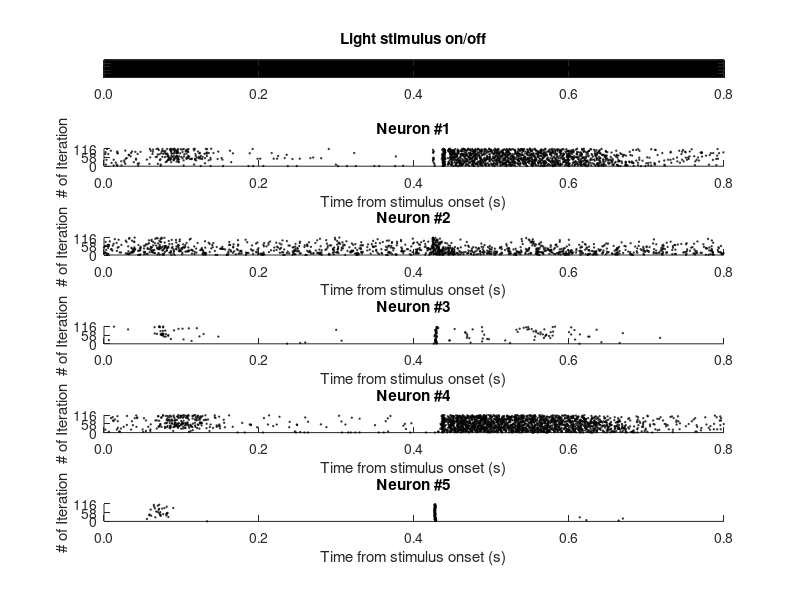

Recreate this plot in MATLAB. (Note: this script raises an error after producing the figure.)
clc;
close all;
clear all;

if ((~exist('StimTime','var')) || (~exist('TT','var')))
    load('SpikeTimeFFFONOFF.mat')
end

INTERACTIVE = 0;

%{
TT(i): contains data recorded from neuron i.
TT(i).sp: the times of the APs
a. times are in 1/10^4 second
b. from the onset of the experiment

StimTime: the time that the light was set to OFF, after the experiment
        onset.
StimTime(i) = the was set to OFF on the i^th iteration
StimTime(i)+10^5 = the was set back to ON on the i^th iteration

%}

NUM_OF_NEURONS=length(TT);
DELAY_TO_ON=10000;
STIMULUS_WINDOW = 20000;
ITERATIONS = length(StimTime); 

%figureEx('Custom', 'Maximize');

%% plot Light stimulus bars
subplot(NUM_OF_NEURONS+1,1,1);
onOffData = zeros(STIMULUS_WINDOW,1);
onOffData(1:DELAY_TO_ON)=1;
h1=bar(onOffData,'y');
hold on;
onOffData(1:DELAY_TO_ON)=0;
onOffData(DELAY_TO_ON+1:STIMULUS_WINDOW)=1;
h2=bar(onOffData);
set(h2,'FaceColor','k','EdgeColor','k');
axis([0 STIMULUS_WINDOW 0 1])
set(gca,'XTickLabel',sprintf('%1.1f|',0:0.2:2));
set(gca,'YTickLabel','');
title('Light stimulus on/off');

%% plot neurons data
for iNeuron=1:NUM_OF_NEURONS
    
    subplot(NUM_OF_NEURONS+1,1,iNeuron+1);
    title(sprintf('Neuron #%d', iNeuron));
    
    hold on
    
    ylabel('# of Iteration')
    xlabel('Time from stimulus onset (s)')
    axis([0 STIMULUS_WINDOW 0 ITERATIONS])
    set(gca,'XTickLabel',sprintf('%1.1f|',0:0.2:2))
    
    timeOfAPs=TT(iNeuron).sp;
    
    for iIteration=1:ITERATIONS
        currentOff = StimTime(iIteration);
        On_onset = currentOff-DELAY_TO_ON;
        nextOn_onset = currentOff+DELAY_TO_ON;
        
        %{
        Change from time scale into discrete indexes and 
        filter by AP occurences
        
        logical() is required to transform binary vector to a valid filter.
        %}
        indexes = 1:length(timeOfAPs);
        filter = logical(timeOfAPs(:,1) >= On_onset & timeOfAPs(:,1) < nextOn_onset);
        indexesOfAPs = indexes(filter);
        
        %normalize: as timespan started from the current On onset
        normalizedOff_onset = currentOff-On_onset;
                
        %we have any APs
        if(~isempty(indexesOfAPs))
            %normalize the APs
            normalizedAPs = timeOfAPs(indexesOfAPs)-On_onset;
            
            indexes = 1:length(normalizedAPs);
            
            indexesOn = indexes(normalizedAPs(:) < normalizedOff_onset);
            scatter(normalizedAPs(indexesOn), ...
                ones(length(normalizedAPs(indexesOn)),1)*iIteration,...
                1,'k');
            
            indexesOff = indexes(normalizedAPs(:) >= normalizedOff_onset);
            scatter(normalizedAPs(indexesOff), ...
                ones(length(normalizedAPs(indexesOff)),1)*iIteration, ...
                1,'k');
        end
                
        %move to next chunk
        On_onset = nextOn_onset;
        
        if (INTERACTIVE)
            if (~mod(iIteration,10))
                drawnow;
            end
        else
            if (~mod(iIteration,10))
                fprintf('[n=%d,i=%d/%d] plotting ...\n', ...
                    iNeuron, iIteration, ITERATIONS);
            end
        end
        
        
    end %for ITERATIONS
    
    
    maxy = ITERATIONS;
    axis([0 STIMULUS_WINDOW 0 maxy]);
    med = round(maxy/2);
    set(gca,'YTick',[0 med maxy]);
    
end %for iNeuron

        
beep('on');

